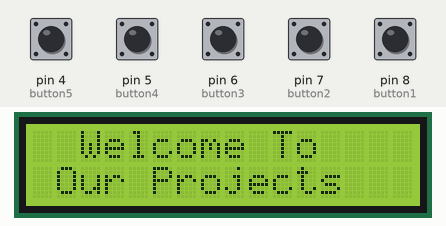
Simulated run of this sketch. Board: Arduino Uno, built with avr-gcc and run on an emulated ATmega328P. Shown: 16×2 character LCD. The test bench sets the inputs (shaded band); at power-on: pin 4 (button5), pin 5 (button4), pin 6 (button3), pin 7 (button2), pin 8 (button1) HIGH. The modem accepts every AT command (registered, SIM ready, sends succeed) and sends nothing else; the audio player accepts every command and is not drawn; what the sketch prints to the serial monitor is not drawn.

Above: at 0.6 s.
4.9 s: pin 4 (button5) pulled LOW for 0.15 s
At 5.5 s:
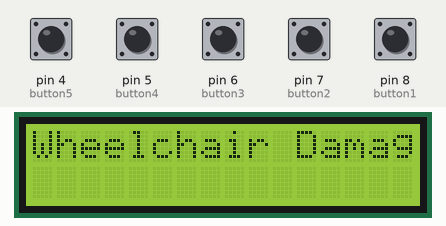
6.5 s: pin 5 (button4) pulled LOW for 1 s
At 8.4 s:
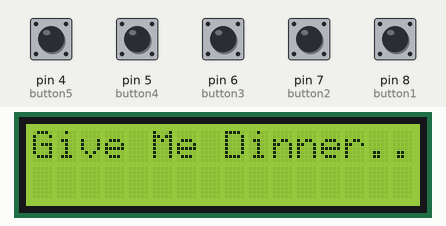
9.0 s: pin 6 (button3) pulled LOW for 1 s
At 10.3 s:
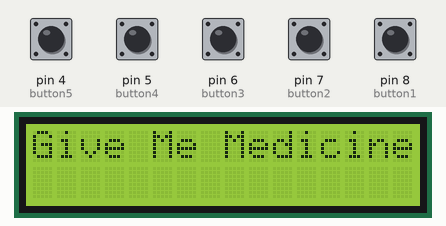
11.5 s: pin 7 (button2) pulled LOW for 1 s
At 13.4 s:
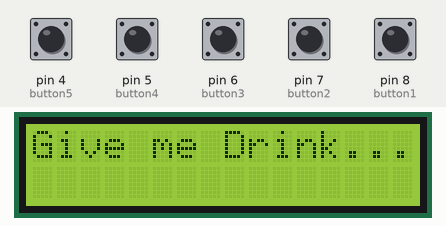
14.0 s: pin 8 (button1) pulled LOW for 1 s
At 15.3 s:
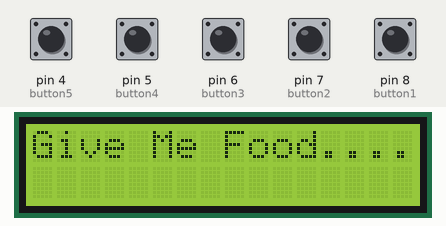
Timing chart, 0 to 17.0 s (numbered marks = the images above; inputs shaded):
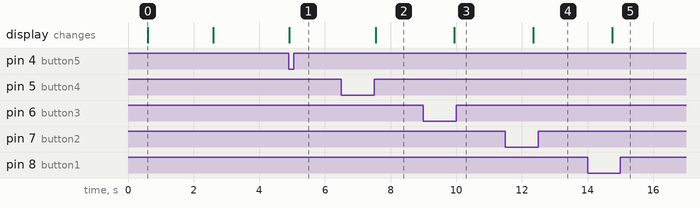

The sketch:

Arduno_GSM_4xPush_Button_SMS.ino
```cpp
#include <SoftwareSerial.h>
#include "SoftwareSerial.h"
#include "DFRobotDFPlayerMini.h"

SoftwareSerial mySoftwareSerial(11, 10);
DFRobotDFPlayerMini myDFPlayer;
void printDetail(uint8_t type, int value);

#define PAUSETIME 20000

#include <LiquidCrystal_I2C.h>
LiquidCrystal_I2C lcd(0x27, 16, 2);
SoftwareSerial sim800l(2, 3);

#define button1 8
#define button2 7
#define button3 6
#define button4 5
#define button5 4

bool button_State;
bool button_State1;
bool button_State2;
bool button_State3;
bool button_State4;

void setup() {
  mySoftwareSerial.begin(9600);
  Serial.begin(115200);
  Serial.println();
  Serial.println(F("Initializing DFPlayer..."));

  if (!myDFPlayer.begin(mySoftwareSerial)) {
    Serial.println(F("Unable to begin:"));
    Serial.println(F("1.Please recheck the connection!"));
    Serial.println(F("2.Please insert the SD card!"));
    while (true)
      ;
  }
  Serial.println(F("DFPlayer Mini online."));
  myDFPlayer.volume(25);

  lcd.init();
  lcd.backlight();
  lcd.setCursor(0, 0);
  lcd.print("  Welcome To");
  lcd.setCursor(0, 1);
  lcd.print(" Our Projects");
  delay(2000);
  lcd.clear();
  pinMode(button1, INPUT_PULLUP);
  pinMode(button2, INPUT_PULLUP);
  pinMode(button3, INPUT_PULLUP);
  pinMode(button4, INPUT_PULLUP);
  pinMode(button5, INPUT_PULLUP);
  sim800l.begin(9600);
  Serial.begin(9600);
  delay(1000);
}

void loop() {
  button_State = digitalRead(button1);
  button_State1 = digitalRead(button2);
  button_State2 = digitalRead(button3);
  button_State3 = digitalRead(button4);
  button_State4 = digitalRead(button5);

  if (button_State == LOW) {
    Serial.println("Button pressed");
    delay(200);
    lcd.setCursor(0, 0);
    lcd.print("Give Me Food....");
    SendSMS();
    myDFPlayer.play(1);
  }

  if (button_State1 == LOW) {
    Serial.println("Button pressed");
    delay(200);
    lcd.setCursor(0, 0);
    lcd.print("Give me Drink...");
    SendSMS1();
    myDFPlayer.play(2);
  }

  if (button_State2 == LOW) {
    Serial.println("Button pressed");
    delay(200);
    lcd.setCursor(0, 0);
    lcd.print("Give Me Medicine");
    SendSMS2();
    myDFPlayer.play(3);
  }

  if (button_State3 == LOW) {
    Serial.println("Button pressed");
    delay(200);
    lcd.setCursor(0, 0);
    lcd.print("Give Me Dinner..");
    SendSMS3();
    myDFPlayer.play(4);
  }

  if (button_State4 == LOW) {
    Serial.println("Button pressed");
    lcd.setCursor(0, 0);
    lcd.print("Wheelchair Damage...");
    delay(200);
    SendSMS4();
    myDFPlayer.play(5);
  }

  if (sim800l.available()) {
    Serial.write(sim800l.read());
  }
}

void SendSMS() {
  Serial.println("Sending SMS...");
  sim800l.print("AT+CMGF=1\r");
  delay(100);
  sim800l.print("AT+CMGS=\"+9188305848xx\"\r");
  delay(500);
  sim800l.print(" Give Me Food..");
  delay(500);
  sim800l.print((char)26);
  delay(500);
  sim800l.println();
  Serial.println(" Give Me Food..");
  delay(500);
}

void SendSMS1() {
  Serial.println("Sending SMS...");
  sim800l.print("AT+CMGF=1\r");
  delay(100);
  sim800l.print("AT+CMGS=\"+9188305848xx\"\r");
  delay(500);
  sim800l.print(" Give Me Water...");
  delay(500);
  sim800l.print((char)26);
  delay(500);
  sim800l.println();
  Serial.println(" Give Me water...");
  delay(500);
}

void SendSMS2() {
  Serial.println("Sending SMS...");
  sim800l.print("AT+CMGF=1\r");
  delay(100);
  sim800l.print("AT+CMGS=\"+9188305848xx\"\r");
  delay(500);
  sim800l.print("Give Me Medicine");
  delay(500);
  sim800l.print((char)26);
  delay(500);
  sim800l.println();
  Serial.println(" Give Me Medicine");
  delay(500);
}

void SendSMS3() {
  Serial.println("Sending SMS...");
  sim800l.print("AT+CMGF=1\r");
  delay(100);
  sim800l.print("AT+CMGS=\"+9188305848xx\"\r");
  delay(500);
  sim800l.print(" Give Me Dinner..");
  delay(500);
  sim800l.print((char)26);
  delay(500);
  sim800l.println();
  Serial.println(" Give Me Dinner..");
  delay(500);
}

void SendSMS4() {
  Serial.println("Sending SMS...");
  sim800l.print("AT+CMGF=1\r");
  delay(100);
  sim800l.print("AT+CMGS=\"+9188305848xx\"\r");
  delay(500);
  sim800l.print("Plz Check Wheelchair Damage");
  delay(500);
  sim800l.print((char)26);
  delay(500);
  sim800l.println();
  Serial.println("Plz Check Whelchair Damage");
  delay(500);
}
```

Measured:
- after the input at 4.9 s, the display: changes at once (image 1)
- after the input at 6.5 s, the display: changes after 1.0 s (image 2)
- after the input at 9.0 s, the display: changes after 0.95 s (image 3)
- after the input at 11.5 s, the display: changes after 0.85 s (image 4)
- after the input at 14.0 s, the display: changes after 0.75 s (image 5)
- what the display in image 0 shows lasts 2.0 s, from 0.6 s to 2.6 s
